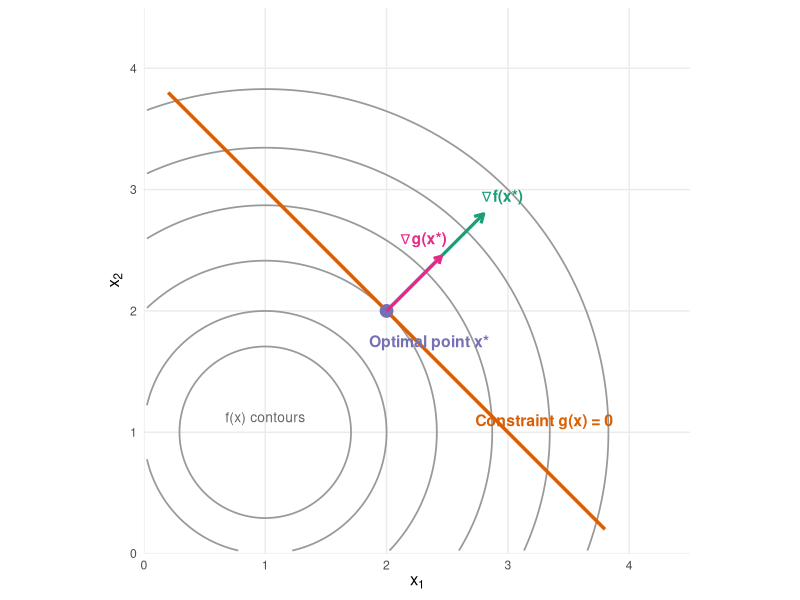
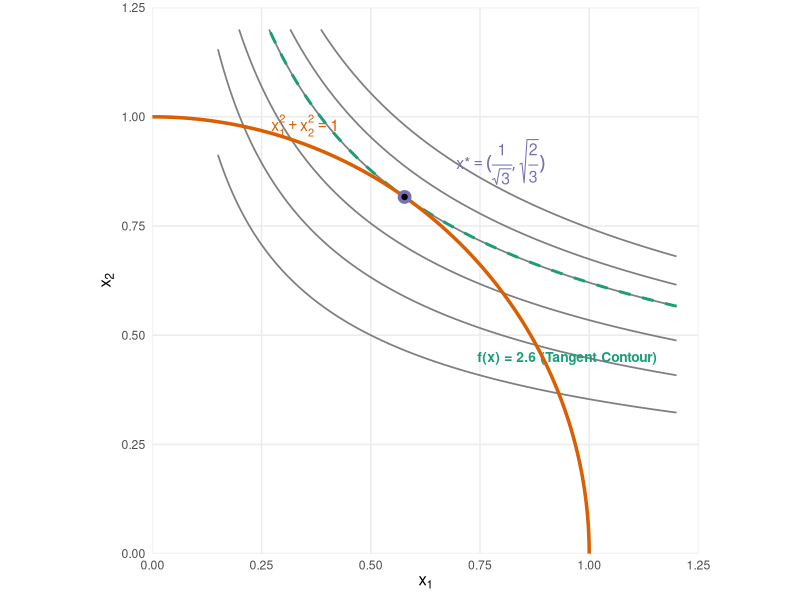

The R source for these figures, in order:
## ---- chunk 1
#| label: fig-lagrange-geometry
#| fig-cap: "Geometric intuition of Lagrange Multipliers: At the optimal point x*, the contour line of f(x) and the constraint g(x) = 0 are tangent, meaning their gradient vectors ∇f and ∇g are collinear."
#| echo: false
#| message: false
#| warning: false
#| fig-width: 7
#| fig-height: 5

library(ggplot2)

# Grid for contour lines
grid_data <- expand.grid(x = seq(-1, 5, length.out = 200),
                         y = seq(-1, 5, length.out = 200))
# Objective function f(x, y) = (x-1)^2 + (y-1)^2
grid_data$z <- (grid_data$x - 1)^2 + (grid_data$y - 1)^2

# Constraint equation: x + y = 4 => y = 4 - x
# Tangency occurs at x* = 2, y* = 2 where f(2,2) = 2
opt_x <- 2
opt_y <- 2

constraint_df <- data.frame(
  x = seq(0.2, 3.8, length.out = 100),
  y = 4 - seq(0.2, 3.8, length.out = 100)
)

ggplot() +
  # Contour lines of objective function
  geom_contour(data = grid_data, aes(x = x, y = y, z = z), 
               breaks = c(0.5, 1, 2, 3.5, 5.5, 8), 
               color = "grey60", linewidth = 0.6) +
  geom_text(aes(x = 1, y = 1), label = "f(x) contours", color = "grey40", size = 3.5, vjust = -1) +
  # Constraint line g(x) = 0
  geom_line(data = constraint_df, aes(x = x, y = y), color = "#D95F02", linewidth = 1.2) +
  annotate("text", x = 3.3, y = 1.1, label = "Constraint g(x) = 0", color = "#D95F02", fontface = "bold", size = 4) +
  # Optimal point
  geom_point(aes(x = opt_x, y = opt_y), color = "#7570B3", size = 4) +
  annotate("text", x = opt_x + 0.35, y = opt_y - 0.25, label = "Optimal point x*", color = "#7570B3", fontface = "bold", size = 4) +
  # Gradient vectors at optimal point
  # ∇f arrow
  geom_segment(aes(x = opt_x, y = opt_y, xend = opt_x + 0.8, yend = opt_y + 0.8),
               arrow = arrow(length = unit(0.25, "cm")), color = "#1B9E77", linewidth = 1.1) +
  annotate("text", x = opt_x + 0.95, y = opt_y + 0.95, label = "∇f(x*)", color = "#1B9E77", fontface = "bold", size = 4) +
  # ∇g arrow
  geom_segment(aes(x = opt_x, y = opt_y, xend = opt_x + 0.45, yend = opt_y + 0.45),
               arrow = arrow(length = unit(0.2, "cm")), color = "#E7298A", linewidth = 1.1) +
  annotate("text", x = opt_x + 0.3, y = opt_y + 0.6, label = "∇g(x*)", color = "#E7298A", fontface = "bold", size = 4) +
  scale_x_continuous(limits = c(0, 4.5), expand = c(0,0)) +
  scale_y_continuous(limits = c(0, 4.5), expand = c(0,0)) +
  coord_fixed() +
  labs(x = expression(x[1]), y = expression(x[2])) +
  theme_minimal() +
  theme(
    axis.title = element_text(size = 12, face = "bold"),
    panel.grid.minor = element_blank()
  )
## ---- chunk 2
#| label: fig-lagrange-worked-example
#| fig-cap: "Contour plot and constraint for the worked example. The contour curve f(x₁, x₂) = 2.6 is tangent to the circular constraint x₁² + x₂² = 1 at the optimal point (1/√3, √(2/3))."
#| echo: false
#| message: false
#| warning: false
#| fig-width: 7
#| fig-height: 5.5

library(ggplot2)

# Grid for contour plot
grid_ex <- expand.grid(x1 = seq(0.15, 1.2, length.out = 300),
                       x2 = seq(0.15, 1.2, length.out = 300))
grid_ex$z <- 1 / (grid_ex$x1 * grid_ex$x2^2)

# Circular constraint in 1st quadrant: x1^2 + x2^2 = 1
theta <- seq(0, pi/2, length.out = 200)
circle_df <- data.frame(
  x1 = cos(theta),
  x2 = sin(theta)
)

opt_x1 <- 1 / sqrt(3)
opt_x2 <- sqrt(2/3)
opt_z <- 1 / (opt_x1 * opt_x2^2) # approx 2.598

ggplot() +
  # Objective function contours
  geom_contour(data = grid_ex, aes(x = x1, y = x2, z = z),
               breaks = c(1.8, 2.2, opt_z, 3.5, 5, 8),
               color = "grey50", linewidth = 0.6) +
  # Highlight the tangent contour line passing through optimal point
  geom_contour(data = grid_ex, aes(x = x1, y = x2, z = z),
               breaks = c(opt_z),
               color = "#1B9E77", linewidth = 1, linetype = "dashed") +
  annotate("text", x = 0.95, y = 0.45, label = paste0("f(x) = ", round(opt_z, 2), " (Tangent Contour)"), 
           color = "#1B9E77", fontface = "bold", size = 3.5) +
  # Constraint curve x1^2 + x2^2 = 1
  geom_line(data = circle_df, aes(x = x1, y = x2), color = "#D95F02", linewidth = 1.2) +
  annotate("text", x = 0.35, y = 0.98, label = expression(x[1]^2 + x[2]^2 == 1), 
           color = "#D95F02", fontface = "bold", size = 4) +
  # Optimal Point
  geom_point(aes(x = opt_x1, y = opt_x2), color = "#7570B3", size = 4) +
  annotate("point", x = opt_x1, y = opt_x2, color = "black", size = 1.5) +
  annotate("text", x = opt_x1 + 0.22, y = opt_x2 + 0.08, 
           label = expression(x*"*" == group("(", list(frac(1, sqrt(3)), sqrt(frac(2, 3))), ")")), 
           color = "#7570B3", fontface = "bold", size = 4) +
  scale_x_continuous(limits = c(0, 1.25), expand = c(0,0)) +
  scale_y_continuous(limits = c(0, 1.25), expand = c(0,0)) +
  coord_fixed() +
  labs(x = expression(x[1]), y = expression(x[2])) +
  theme_minimal() +
  theme(
    axis.title = element_text(size = 12, face = "bold"),
    panel.grid.minor = element_blank()
  )
